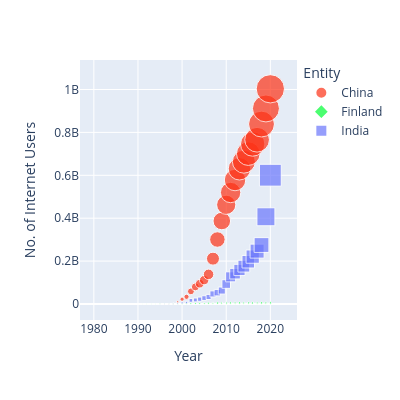

The notebook cell this image was saved under:
### Code cell
color = px.colors.qualitative.Light24
px.scatter(data_frame=df_country, x='Year', y='No. of Internet Users'
           , width=400, height=400, color='Entity', color_discrete_sequence=color, symbol='Entity'
           , size='No. of Internet Users')
